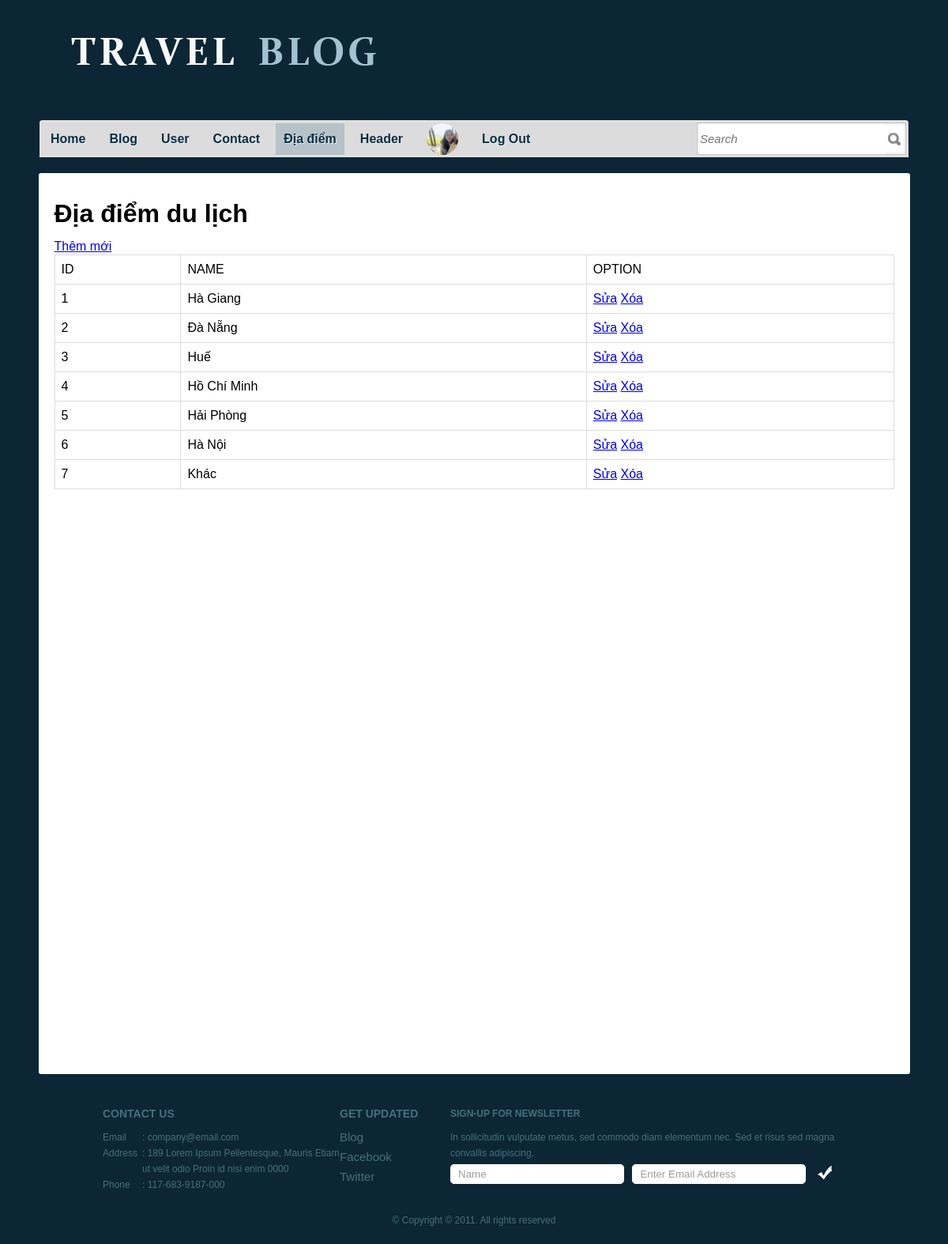
Page /ad_man_add.php (signed in) on the committed database.
### tables this page shows
CREATE TABLE `register` (
  `id_regt` int(11) NOT NULL,
  `Fullname` varchar(50) NOT NULL,
  `email` varchar(30) NOT NULL,
  `password` varchar(10) NOT NULL,
  `gender` varchar(10) NOT NULL,
  `address` varchar(20) NOT NULL,
  `birthday` date NOT NULL,
  `file` varchar(100) NOT NULL,
  `level` int(11) NOT NULL
);

CREATE TABLE `add_blog` (
  `id_add` int(11) NOT NULL,
  `name_add` varchar(50) NOT NULL
);

### control.php (called while the page is built, shortened)
<?php
include('connect.php');
 class data{
    public function get_register($email,$pass){
        global $conn;
        $sql="select*from register where email='$email' and password='$pass'";
        $run=mysqli_query($conn,$sql);
        return $run;
    }
public function select_add(){
    global $conn;
    $sql="SELECT*from add_blog";
    $run =mysqli_query($conn,$sql);
    return $run;
}
}

### ad_man_add.php (the view, shortened to what this page needs)
<!DOCTYPE html>
<?php
include("control.php");
$get_data=new data();
if(empty($_SESSION["email"])){
    header('location:login.php');
}
else{
$select_info=$get_data->get_register($_SESSION["email"],$_SESSION["pass"]);
foreach($select_info as $select){
	$user_avata=$select["file"];
}
?>
<html>
<head>
	<link rel="stylesheet" href="css/style.css" type="text/css" charset="utf-8" />
	<link href='https://unpkg.com/boxicons@2.1.2/css/boxicons.min.css' rel='stylesheet'>
</head>
<body>
	<div id="header">
		<a href="admin_login.php" id="logo"><img src="images/logo1.jpg" alt="LOGO" /></a>
		<div id="navigation">
			<ul>
				<li class="first"><a href="admin_login.php">Home</a></li>
				<li><a href="ad_man_blog.php">Blog</a></li>
				<li><a href="ad_man_user.php">User</a></li>
				<li><a href="ad_contact.php">Contact</a></li>
				<li class="selected"><a href="ad_man_add.php">Địa điểm</a></li>
				<li><a href="ad_man_hd.php">Header</a></li>
				<li><a href=""><img src="img/<?php echo $user_avata?>" width="40px" height="40px" style="border-radius:50%;"></a></li>
				<li><a href="logout.php">Log Out</a></li>
			</ul>
		</div>
		<div id="search">
        <form action="" method="POST">
				<input type="text" placeholder="Search" class="txtfield" name="txt_search">
				<input type="submit" value="" class="button" name="btn_search">
			</form>
		</div>
	</div>
	<div id="contents">
    <div class="background">
        <div id="">
				<h1>Địa điểm du lịch </h1>
				<a href="ad_add_insert.php" class="icon">Thêm mới</a>
				<table>
					<tr>
						<td>ID</td>
						<td>NAME </td>
						<td colspan="2">OPTION</td>
					</tr>
					<?php
					$select_blog=$get_data->select_add();
                    foreach($select_blog as $se_blog){
                    ?>
					<tr>
						<td><?php echo $se_blog['id_add']?></td>
                        <td><?php echo $se_blog['name_add']?></td>
						<td><a href="ad_add_update.php?update_add=<?php echo $se_blog['id_add']?>" class="icon">Sửa</a>
                        <a href="ad_add_delete.php?delete=<?php echo $se_blog['id_add']?>" onclick="return (confirm('Are you sure dalete?'))" class="icon">Xóa</a></td>
					</tr>
					<?php
                    }
                    }?>
				</table>
                </div>
                </div>
	</div>
	<div id="footer">
		<ul class="contacts">
			<h3>Contact Us</h3>
			<li><span>Email</span><p>: company@email.com</p></li>
			<li><span>Address</span><p>: 189 Lorem Ipsum Pellentesque, Mauris Etiam ut velit odio Proin id nisi enim 0000</p></li>
			<li><span>Phone</span><p>: 117-683-9187-000</p></li>
		</ul>
		<ul id="connect">
			<h3>Get Updated</h3>
			<li><a href="blog.php">Blog</a></li>
			<li><a href="http://facebook.com/freewebsitetemplates" target="_blank">Facebook</a></li>
			<li><a href="http://twitter.com/fwtemplates" target="_blank">Twitter</a></li>
		</ul>
		<div id="newsletter">
			<p><b>Sign-up for Newsletter</b>
				In sollicitudin vulputate metus, sed commodo diam elementum nec. Sed et risus sed magna convallis adipiscing.
			</p>
			<form action="" method="">
				<input type="text" value="Name" class="txtfield" onblur="javascript:if(this.value==''){this.value=this.defaultValue;}" onfocus="javascript:if(this.value==this.defaultValue){this.value='';}" />
				<input type="text" value="Enter Email Address" class="txtfield" onblur="javascript:if(this.value==''){this.value=this.defaultValue;}" onfocus="javascript:if(this.value==this.defaultValue){this.value='';}" />
				<input type="submit" value="" class="button" />
			</form>
		</div>
		<span class="footnote">&copy; Copyright &copy; 2011. All rights reserved</span>
	</div>
</body>
</html>

### css/style.css (style rules this page uses)
html { font-family: Arial, Helvetica, sans-serif; }
body { background-color: #0c2635; margin: 0; }
img { border: 0; }
#header { width: 1100px; margin: 0 auto; padding: 40px 0; position: relative; }
#logo { display: block; padding: 0 0 35px 20px; }
#navigation { background: url(../images/bg-menu-left-curve.gif) no-repeat left bottom; height: 47px; padding: 13px 0 0 4px; position: absolute; bottom: -20px; left: 0; }
#navigation ul { background: url(../images/bg-menu.gif) repeat-x; display: inline-block; height: 40px; width: 840px; list-style: none; margin: 0; padding: 4px 0 3px; }
#navigation li { float: left; font-size: 16px; line-height: 40px; margin: 0 5px; text-align: center; }
#navigation li.first { margin-left: 0; }
#navigation li.selected { background-color: #b7c2c8; }
#navigation a { color: #092f44; font-weight: bold; padding: 0 10px; text-decoration: none; text-shadow: 1px 1px 0 #eaeaea; }
#search { background: url(../images/bg-search.gif) no-repeat right bottom; height: 47px; width: 268px; padding: 13px 0 0; position: absolute; bottom: -20px; right: 0; }
#search form { display: inline-block; margin: 0; padding: 5px 4px 4px; }
#search input { float: left; line-height: 38px; }
#search .txtfield { color: #6e6e6e; font-size: 15px; font-style: italic; height: 38px; width: 234px; border: 0; margin: 0; padding: 0; }
#search .button { background: url(../images/spotlight.gif) no-repeat right center; border: 0; cursor: pointer; height: 38px; width: 20px; margin: 0; padding: 0; }
#contents { padding: 40px 0 20px; }
#contents .background { background-color: #ffffff; line-height: 20px; min-height: 1100px; width: 1063px; border-radius: 3px; margin: 0 auto; padding: 20px; }
#footer { color: #456f7f; line-height: 20px; width: 940px; margin: 0 auto; padding: 20px 10px; }
#footer ul.contacts { float: left; font-size: 12px; list-style: none; width: 300px; margin: 0; padding: 0 0 10px; }
#footer ul.contacts h3 { font-size: 14px; margin: 0 0 10px; text-transform: uppercase; }
#footer ul.contacts li span { float: left; width: 50px; }
#footer ul.contacts li p { margin: 0 0 0 50px; }
#connect { float: left; list-style: none; width: 140px; margin: 0; padding: 0; }
#connect h3 { font-size: 14px; margin: 0 0 10px; text-transform: uppercase; }
#connect li { padding: 0 0 5px; }
#connect li a { color: #456f7f; font-size: 15px; text-decoration: none; }
#newsletter { float: left; width: 500px; padding: 0 0 20px; }
#newsletter p { font-size: 12px; margin: 0; }
#newsletter p b { display: block; font-weight: 800; margin: 0 0 10px; text-transform: uppercase; }
#newsletter form { margin: 4px 0 16px; }
#newsletter .txtfield { background: url(../images/input.gif) no-repeat; color: #9c9c9c; height: 25px; line-height: 25px; width: 200px; border: 0; margin: 0 6px 0 0; padding: 0 10px; }
#newsletter .button { background: url(../images/button-check.gif) no-repeat; cursor: pointer; height: 25px; width: 25px; border: 0; padding: 0; }
#footer span.footnote { clear: both; display: block; font-size: 12px; margin: 40px 0 0; text-align: center; }

### ad_man_add.php (style rules this page uses)
table { font-family: arial, sans-serif; border-collapse: collapse; width: 100%; }
td, th { border: 1px solid #dddddd; text-align: left; padding: 8px; color:black; }

### rows in the picture
register: file (picture)
add_blog: id_add "1", name_add "Hà Giang"
add_blog: id_add "2", name_add "Đà Nẵng"
add_blog: id_add "3", name_add "Huế"
add_blog: id_add "4", name_add "Hồ Chí Minh"
add_blog: id_add "5", name_add "Hải Phòng"
add_blog: id_add "6", name_add "Hà Nội"
add_blog: id_add "7", name_add "Khác"
